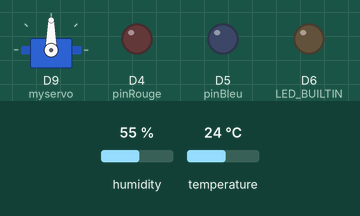
Bench run of a program on a simulated Arduino MKR. Shown: servo, output pins drawn as LEDs (lit = HIGH). The inputs (shaded band) are chosen by the test bench; at power-on: humidity 55 %, temperature 24 °C. WiFi joins after 1.5 s; servers stay silent unless stated; the local clock reads 2024-03-15 10:24:30 at power-on unless the program sets it; storage starts empty; no MQTT or app messages arrive unless stated; what the program prints to the serial monitor is not drawn.

Above: at 0.05 s.
Timing chart, 0 to 16.5 s (numbered marks = the images above):
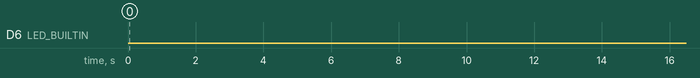

The program:

main.cpp
```cpp
/*
  Titre      : RPC
  Auteur     : Duvalier Tsagmo
  Date       : 28/09/2022
  Description: ce programme nous permet d'ecrire sur la carte SD
  Version    : 0.0.1
*/

#include <Arduino.h>
#include <SPI.h>
#include <SD.h>
#include <Adafruit_AHTX0.h>
#include "RTClib.h"
#include "WIFIConnector_MKR1000.h"
#include "MQTTConnector.h"
#include <stdio.h>
#include <Servo.h>

const int CHIPSELECT = 4;
RTC_DS3231 rtc;
Adafruit_AHTX0 aht;
String buffer;
String Humidite, Temperature, unixTime = "";
int espace1, espace2 = 0;
unsigned int const fileWriteTime = 2000;
unsigned int const timeToSend = 10000;

// Declaration de variable pour les LED et le servo moteur
const int pinBleu = 5;
const int pinRouge = 4;
Servo myservo;
int pos = 3;

boolean runEveryShort(unsigned long interval)

{
    static unsigned long previousMillis = 0;

    unsigned long currentMillis = millis();

    if (currentMillis - previousMillis >= interval)
    {
        previousMillis = currentMillis;

        return true;
    }

    return false;
}

boolean runEveryLong(unsigned long interval)

{
    static unsigned long previousMillis = 0;
    unsigned long currentMillis = millis();
    if (currentMillis - previousMillis >= interval)
    {
        previousMillis = currentMillis;
        return true;
    }
    return false;
}

void lireCarteEnvoie()
{
    wifiConnect(); // Branchement au réseau WIFI
    MQTTConnect(); // Branchement au MQTT
    digitalWrite(LED_BUILTIN, HIGH);
    File dataFile = SD.open("datalog.txt", FILE_READ);
    if (dataFile)
    {
        // read from the file until there's nothing else in it:
        while (dataFile.available())
        {
            buffer = dataFile.readStringUntil('\n');
            Serial.println(buffer);
            sendPayloadOnly(buffer);
            ClientMQTT.loop();
        }
        int count = 10000;
        while (count)
        {
            ClientMQTT.loop();
            count--;
        }

        status = WL_IDLE_STATUS;
        WiFi.disconnect();
        WiFi.end();
        digitalWrite(LED_BUILTIN, LOW);
        // close the file:
        dataFile.close();
        SD.remove("datalog.txt");
        if (parametre == "rouge")
        {
            for (pos = 0; pos <= 90; pos += 1)
            { // goes from 0 degrees to 180 degrees
                // in steps of 1 degree
                myservo.write(pos); // tell servo to go to position in variable 'pos'
                delay(15);
            }
            digitalWrite(pinRouge, 1);
            digitalWrite(pinBleu, 0);
        }
        else if (parametre == "bleu")
        {
            for (pos = 90; pos >= 90; pos -= 1)
            { // goes from 0 degrees to 180 degrees
                // in steps of 1 degree
                myservo.write(pos); // tell servo to go to position in variable 'pos'
                delay(15);
            }
            digitalWrite(pinBleu, 1);
            digitalWrite(pinRouge, 0);
        }
        else if (methode == "false")
        {
            digitalWrite(pinBleu, 0);
            digitalWrite(pinRouge, 0);
        }
    }
    else
    {
        // if the file didn't open, print an error:
        Serial.println("ouverture d'erreur datalog.txt");
    }
}

void ecrireCarte()
{
    DateTime now = rtc.now();
    sensors_event_t humidity, temp;
    aht.getEvent(&humidity, &temp);

    // la chaine qui permet d'envoyer la date et heure
    String stringToWrite = "{\"ts\":" + String((double)(now.unixtime() + 10800) * 1000) + ",\"values\":{\"temperature\":" + temp.temperature + ",\"humidite\":" + humidity.relative_humidity + "}}\n";
    File dataFile = SD.open("datalog.txt", FILE_WRITE);
    if (dataFile)
    {

        dataFile.print(stringToWrite);
        Serial.println(stringToWrite);

        dataFile.close();
    }
    else
    {
        Serial.println("ouverture d'erreur datalog.txt");
    }
}

void setup()
{

    pinMode(LED_BUILTIN, OUTPUT);
    pinMode(pinBleu, OUTPUT);
    pinMode(pinRouge, OUTPUT);
    myservo.attach(9);

    Serial.begin(9600);
    if (!SD.begin(CHIPSELECT))
    {
        Serial.println("Card failed, or not present");
        while (1)
            ;
    }

    if (!aht.begin())
    {
        Serial.println("Impossible de trouver l'AHT ? Vérifiez le câblage");
        while (1)
            delay(10);
    }
    Serial.println(" AHT20 est trouve");

    if (!rtc.begin())
    {
        Serial.println("Couldn't find RTC");
        Serial.flush();
        while (1)
            delay(10);
    }

    if (rtc.lostPower())
    {
        Serial.println("RTC lost power, let's set the time!");
        rtc.adjust(DateTime(F(__DATE__), F(__TIME__)));
    }

    File dataFile = SD.open("datalog.txt", FILE_WRITE | O_TRUNC);
    dataFile.close();
}

void loop()
{

    if (runEveryShort(fileWriteTime))
    {
        ecrireCarte();
    }

    if (runEveryLong(timeToSend))
    {
        lireCarteEnvoie();
    }
}
```

MQTTConnector.h
```cpp
/*
  Titre      : MQTTConnector.h
  Auteur     : André Roussel
  Date       : 05/11/2021
  Description: Utilitaire de branchement a un Broker MQTT une fois une connexion établisa l'internet via WIFI, GSM, etc...
  Droits     : Reproduction permise pour usage pédagogique
  Version    : 0.0.1
*/

#include <MQTT.h>

// Constante nécessaire pour le branchement au Broker MQTT

const char MQTT_SERVER[] = SECRET_MQTT_SERVER_IP;     // Adresse IP du broker MQTT
const int MQTT_SERVER_PORT = SECRET_MQTT_SERVER_PORT; // Port du broker MQTT

// Pramètre d'identification de l'objet
const char TOKEN[] = SECRET_TOKEN;         // Token d'accès de l'objet
const char DEVICE_ID[] = SECRET_DEVICE_ID; // Numéro d'indentification de l'objet provenant de Thingsboard

MQTTClient ClientMQTT; // Création d'un client MQTT pour l'échange de donnée entre l'objet IDO et le broker MQTT

String Payload = "{"; // Chaine de caractère qui contiendra le message envoyer de l'objet vers thingsboard

// Fonctionnalité de branchement utilisant le protocole MQTT
String parametre;
String methode;

void messageReceived(String &topic, String &payload)
{
    Serial.print("Received message : ");
    parametre = payload.substring(payload.lastIndexOf(":") + 1, payload.indexOf("}"));
    methode = payload.substring(payload.indexOf(":") + 2, payload.indexOf(",") - 1);
    Serial.println(parametre);
    Serial.println("LED Color : " + methode);
    Serial.println(payload);
    Serial.println(topic);
}
void MQTTConnect()
{

    ClientMQTT.begin(MQTT_SERVER, MQTT_SERVER_PORT, ClientWIFI);
    ClientMQTT.onMessage(messageReceived);

    while (!ClientMQTT.connect(DEVICE_ID, TOKEN, ""))
    {
        Serial.print(".");
        delay(1000);
    }

    Serial.println("\nBranché au broker MQTT!\n");
    ClientMQTT.subscribe("v1/devices/me/rpc/request/+");
}

// Affiche la payload qui est envoyé ainsi que sa longeur

/*
  Fonctionnalité qui permet de créer la chaine de données a envoyé au broker MQTT
  Pour le moment, cette chaine ne doit pas dépassé un maximum de 100 caractère
*/

void appendPayload(String Name, float Val)
{

    if (Payload != "{")
    {
        Payload += ",";
    }

    Payload += "\"";
    Payload += Name;
    Payload += "\": ";
    Payload += Val;
}

/*
  Fonctionnalité qui permet l'envoie de la chaine de caractères sous la forme de paires
  Nom associé a la donnée, Valeur de al donnée
*/

void sendPayload()
{
    char attributes[200];
    Payload += "}";
    Payload.toCharArray(attributes, 200);
    ClientMQTT.publish("v1/devices/me/telemetry", attributes);

    Serial.print("Payload -> ");
    Serial.println(Payload);
    Serial.print("Payload length -> ");
    Serial.println(Payload.length());

    Payload = "{";
}

void sendPayloadOnly(String Chaine)
{
    char attributes[200];
    //   Payload += "}";
    Chaine.toCharArray(attributes, 200);
    ClientMQTT.publish("v1/devices/me/telemetry", attributes);

    Serial.print("Chaine -> ");
    Serial.println(Chaine);
    Serial.print("Chaine length -> ");
    Serial.println(Chaine.length());

    //   Payload="{";
}
```

Secrets.h
```cpp
/*
SSID du WIFI ainsi que le mot de passe
Modifier les paramètre WIFI pour le réseau auquels votre objets doit se brancher
*/

//#define WIFI_SECRET_SSID "IDO2"
//#define WIFI_SECRET_PASS "99Bidules!"

#define WIFI_SECRET_SSID "UNIFI_IDO2"
#define WIFI_SECRET_PASS "99Bidules!"


//#define WIFI_SECRET_SSID "RogersCmr"
//#define WIFI_SECRET_PASS "CMR062021"

//#define WIFI_SECRET_SSID "FibreOP532"
//#define WIFI_SECRET_PASS "9PXPE66PM6XM55M8"


/*
Information nécessaire pour le branchement a un Broker MQTT
Dans le cadre du cours AIIA1013, ne modifié pas cet information
*/

//#define SECRET_MQTT_SERVER_IP "10.0.0.100"
//#define SECRET_MQTT_SERVER_PORT 1883

//#define SECRET_MQTT_SERVER_IP "192.168.2.50"
//#define SECRET_MQTT_SERVER_PORT 1883

//#define SECRET_MQTT_SERVER_IP "192.168.2.50"
//#define SECRET_MQTT_SERVER_PORT 1883


#define SECRET_MQTT_SERVER_IP "198.164.130.74"
#define SECRET_MQTT_SERVER_PORT 1883

//#define SECRET_MQTT_SERVER_IP "192.168.2.21"
//#define SECRET_MQTT_SERVER_PORT 1883

//#define SECRET_MQTT_SERVER_IP "10.124.199.21"
//#define SECRET_MQTT_SERVER_PORT 1883

/*
Détails sur l'indentification de l'objet
Cette information provient de l'objet virtuel créer sur le serveur Thingsbord
*/

#define SECRET_TOKEN "HZi6TB4ZCTegKu50M4Ex"
#define SECRET_DEVICE_ID "d2e433e0-56df-11ed-b0d9-173201e7440f"
```

WIFIConnector_MKR1000.h
```cpp
/*
  Titre      : WIFIConnector_MKR1000.h
  Auteur     : André Roussel
  Date       : 03/11/2021
  Description: Fonctions nécessaire pour branché un Arduino MKR1000 a un réseau WIFI
  Droits     : Reproduction permise pour usage pédagogique
  Version    : 0.0.1
*/


#include "Secrets.h"
#include <SPI.h>
#include <wifi101.h>
#include "wifiStatus.h"


const char SSID[] = WIFI_SECRET_SSID; // WiFI ssid provenant du fichier Secrets.h
const char PASS[] = WIFI_SECRET_PASS; //WiFI mot de passe provenant du fichier Secrets.h

int status = WL_IDLE_STATUS;          // Statut de la radio WIFI


WiFiClient ClientWIFI;                //Objets représantant un client se branchant a un réseau WIFI


/*
Fonction de connectivité a un réseau WIFI
*/

void wifiConnect()
{

  // Boucle de branchement au réseau WIFI.  Essaie de branchement a tout les 10 secondes jusqu'a réussite
  while (status != WL_CONNECTED)
  {
    Serial.print("Tentative de branchement au réseau: ");
    Serial.println(SSID);
    status = WiFi.begin(SSID, PASS);
    Serial.println(status);


    delay(10000);  // Délai de 10 secondes entre les tentatives de connexion
  }

  //Sortie de la boucle, alors branché au réseau SSID
  Serial.print("Maintenant branché au réseau WIFI ");
  Serial.println(SSID);

  //Impression de l'information de connexion
  printCurrentNet();
  printWifiData();

}
```

wifiStatus.h
```cpp
/*
  Titre      : wifiStatus.h
  Auteur     : Trouvé sur le WEB et référence perdu dans la brume des temps
  Date       : 03/11/2021
  Description: Fonctionnalité pour information sur le branchement
  Droits     : Reproduction permise pour usage pédagogique
  Version    : 0.0.1
*/


//  Impression de l'adresse MAC du uC

void printMacAddress(byte mac[]) {
  for (int i = 5; i >= 0; i--) {
    if (mac[i] < 16) {
      Serial.print("0");
    }
    Serial.print(mac[i], HEX);
    if (i > 0) {
      Serial.print(":");
    }
  }
  Serial.println();
}


// Obtention de l'adresse IP et MAC du uC

void printWifiData() {
  // print your board's IP address:
  IPAddress ip = WiFi.localIP();
  Serial.print("IP Address: ");
  Serial.println(ip);

  // print your MAC address:
  byte mac[6];
  WiFi.macAddress(mac);
  Serial.print("MAC address: ");
  printMacAddress(mac);
}

// Capture de l'information du réseau WIFI

void printCurrentNet() {
  // print the SSID of the network you're attached to:
  Serial.print("SSID: ");
  Serial.println(WiFi.SSID());

  // print the MAC address of the router you're attached to:
  byte bssid[6];
  WiFi.BSSID(bssid);
  Serial.print("BSSID: ");
  printMacAddress(bssid);

  // print the received signal strength:
  long rssi = WiFi.RSSI();
  Serial.print("signal strength (RSSI):");
  Serial.println(rssi);

  // print the encryption type:
  byte encryption = WiFi.encryptionType();
  Serial.print("Encryption Type:");
  Serial.println(encryption, HEX);
  Serial.println();
}
```

Measured:
- by itself, D6 (LED_BUILTIN): LOW → HIGH at 21.6 s, → LOW 1.0 s later, → HIGH 11.7 s later, → LOW 1.0 s later, … (18 changes in this stretch)
